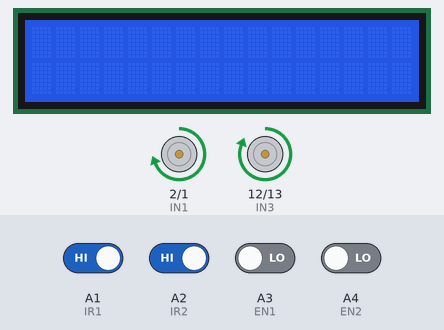
The sketch below on a simulated Arduino Uno, built with avr-gcc and run on an emulated ATmega328P. On the bench: 16×2 character LCD, motor-driver pin pairs drawn as motors (green arrow = first pin HIGH = forward, orange = second pin HIGH = backward, longer = more drive, scaled by the enable pin). Inputs (shaded band) come from the test bench; at power-on: A1 (IR1), A2 (IR2) HIGH, A3 (EN1), A4 (EN2) LOW. At 3.0 s the program stops and its outputs stay as they are.

Above: at 1.2 s.
1.3 s: A1 (IR1) driven LOW
At 2.1 s:
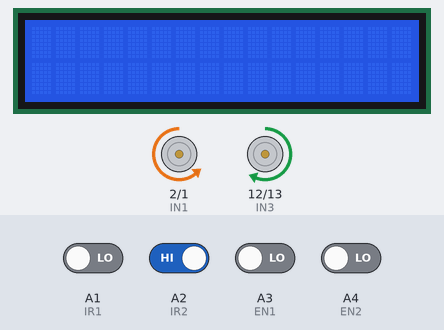
2.8 s: A2 (IR2) driven LOW
At 3.4 s:
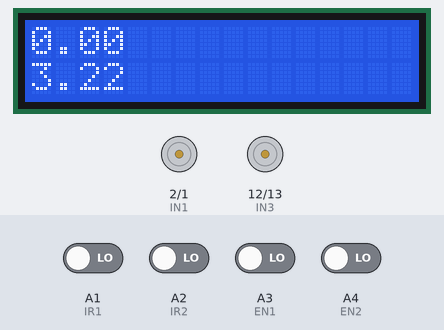
Timing chart, 0 to 4.5 s (numbered marks = the images above; inputs shaded):
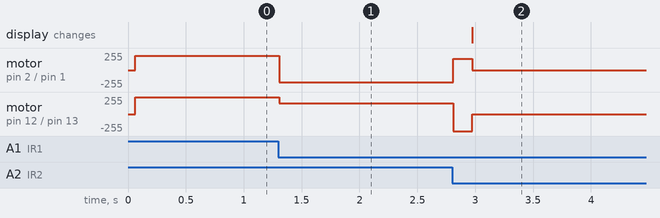

Measured:
- after the input at 1.3 s, motor on pin 2 (IN1) / pin 1 (IN2): forward 211/255 → backward 180/255 at once; motor on pin 12 (IN3) / pin 13 (IN4): forward 255/255 → forward 160/255 at once
- after the input at 2.8 s, motor on pin 2 (IN1) / pin 1 (IN2): backward 180/255 → forward 169/255 at once, → stopped 0.16 s later; motor on pin 12 (IN3) / pin 13 (IN4): forward 160/255 → backward 255/255 at once, → stopped 0.16 s later; the display: changes after 0.18 s (image 2)

The sketch:

Rotary_Encoder_and_Infrared_Sensor.ino
```cpp
// LCD setup: RS, E, D4, D5, D6, D7
#include <LiquidCrystal.h>
LiquidCrystal lcd(8, 9, 4, 5, 6, 7);
#include <math.h>
#include <string.h>

// Motor A pins
const int IN1 = 2;
const int IN2 = 1;
const int ENA = 3;

// Motor B pins
const int IN3 = 12;
const int IN4 = 13;
const int ENB = 11;

//motor calibration
const float _OFFSETA = 0.83;
const float _OFFSETB = 0.9;

//Encoder Pins
const int EN1 = A3;
const int EN2 = A4;

//IR sensor Pins
const int IR1 = A1;
const int IR2 = A2;

//constants
const int _SPEED = 255;
const int _TIME = 150;
const float _DISTANCE=1.035/2;

void setup() {
//LCD setup
  lcd.begin(16,2);
//Pin Modes
  pinMode(IN1, OUTPUT);
  pinMode(IN2, OUTPUT);
  pinMode(ENA, OUTPUT);

  pinMode(IN3, OUTPUT);
  pinMode(IN4, OUTPUT);
  pinMode(ENB, OUTPUT);

  pinMode(EN1, INPUT);
  pinMode(EN2, INPUT);

  pinMode(IR1, INPUT);
  pinMode(IR2, INPUT);
}
//Directions
void FWD(int x,int y){
  digitalWrite(IN1, HIGH);
  digitalWrite(IN2, LOW);
  analogWrite(ENA,x*_OFFSETA);
  digitalWrite(IN3, HIGH);
  digitalWrite(IN4, LOW);
  analogWrite(ENB,x);
  delay(y);
}
void BWD(int x,int y){
  digitalWrite(IN1, LOW);
  digitalWrite(IN2, HIGH);
  analogWrite(ENA,x*_OFFSETB);
  digitalWrite(IN3, LOW);
  digitalWrite(IN4, HIGH);
  analogWrite(ENB,x);
  delay(y);
}
void RTF(int x,int y){
  digitalWrite(IN1, HIGH);
  digitalWrite(IN2, LOW);
  analogWrite(ENA,x*_OFFSETA);
  digitalWrite(IN3, LOW);
  digitalWrite(IN4, HIGH);
  analogWrite(ENB,x/2);
  delay(y);
}
void RTB(int x,int y){
  digitalWrite(IN1, LOW);
  digitalWrite(IN2, LOW);
  digitalWrite(IN3, LOW);
  digitalWrite(IN4, HIGH);
  analogWrite(ENB,x);
  delay(y);
}
void RS(int x,int y){
  digitalWrite(IN1, HIGH);
  digitalWrite(IN2, LOW);
  analogWrite(ENA,(x/1.25)*_OFFSETA);
  digitalWrite(IN3, LOW);
  digitalWrite(IN4, HIGH);
  analogWrite(ENB,x);
  delay(y);
}
void LTF(int x,int y){
  digitalWrite(IN1, LOW);
  digitalWrite(IN2, HIGH);
  analogWrite(ENA,x/2);
  digitalWrite(IN3, HIGH);
  digitalWrite(IN4, LOW);
  analogWrite(ENB,x);
  delay(y);
}
void LTB(int x,int y){
  digitalWrite(IN1, LOW);
  digitalWrite(IN2, HIGH);
  analogWrite(ENA,x*_OFFSETB);
  digitalWrite(IN3, LOW);
  digitalWrite(IN4, LOW);
  delay(y);
}
void LS(int x,int y){
  digitalWrite(IN1, LOW);
  digitalWrite(IN2, HIGH);
  analogWrite(ENA,(x)*_OFFSETB);
  digitalWrite(IN3, HIGH);
  digitalWrite(IN4, LOW);
  analogWrite(ENB,x/1.25);
  delay(y);
}
void STOP(int x){
  digitalWrite(IN1, LOW);
  digitalWrite(IN2, LOW);
  digitalWrite(IN3, LOW);
  digitalWrite(IN4, LOW);
  delay(x);
}
void BREAK(){
  while (1)
  {
    STOP(0);
  }
}
//Functions
void Print(float x, float y){
  lcd.clear();
  lcd.setCursor(0, 0);
  lcd.print(x);
  lcd.setCursor(0, 1);
  lcd.print(y/1000);
  //lcd.print(strcat(x,"cm"));
  delay(10);
}
int EncoderRAW(int T){
  int x=0;
  int y=0;
  int z=0;
  int B=0;
  while(z<(T/10)){
    if (digitalRead(EN1)==HIGH && digitalRead(EN2)==HIGH){
      ++x;
      ++y;
      //while(digitalRead(EN1)==HIGH && digitalRead(EN2)==HIGH){}
    }
    else if (digitalRead(EN2)==HIGH){
      ++y;
      //while(digitalRead(EN2)==HIGH){}
    }
    else if (digitalRead(EN1)==HIGH){
      ++x;
      //while(digitalRead(EN1)==HIGH){}
    }
    return(x,y);
    delay(10);
    ++z;
  }
}

//Main Function
void loop() {
  int x=0;
  int y=0;
  int L=0;
  int R=0;
  int z=1;
  int T=0;
  float Distance=0;
while (1){
if (digitalRead(IR1)==LOW && digitalRead(IR2)==LOW){
  //BREAK();
  Print(Distance*_DISTANCE*2, T*35);
  BREAK();
}
else if (digitalRead(IR1)==LOW){//Left Turn
  R=0;
  if (L<2){//Checks for repeated left turns, indicates a larger turn
    while (digitalRead(IR2)==HIGH){
     LS(200,50);
     x,y=EncoderRAW(50);
      Distance+=(-x+y);
      ++T;
    }
    RS(_SPEED,_TIME);//correctiing oversteer
    z=0;
    x,y=EncoderRAW(_TIME);
    Distance+=(x-y);
    //STOP(1000);
    ++L;
  }
  else{
    LS(200,0);
    x,y=EncoderRAW(50);
    Distance+=(-x+y);
  }
}
else if (digitalRead(IR2)==LOW){//Right Turn
  L=0;
  if (R<2){//Checks for repeated right turns, indicates a larger turn
    while (digitalRead(IR1)==HIGH){
      RS(200,50);
      x,y=EncoderRAW(50);
      Distance+=(x-y);
      ++T;
    }
    LS(_SPEED,_TIME);//correcting oversteer
    z=0;
    x,y=EncoderRAW(_TIME);
    Distance+=(-x+y);
    //STOP(1000);
    ++R;
  }
  else{
    RS(200,50);
    x,y=EncoderRAW(50);
    Distance+=(x-y);
  }
}
else{//Forwards
  FWD(255,20);
  x,y=EncoderRAW(20);
  Distance+=(x+y);
  ++T;
}
//delay(50);
//Print(Distance*_DISTANCE*2.5, x);
}
}
```
